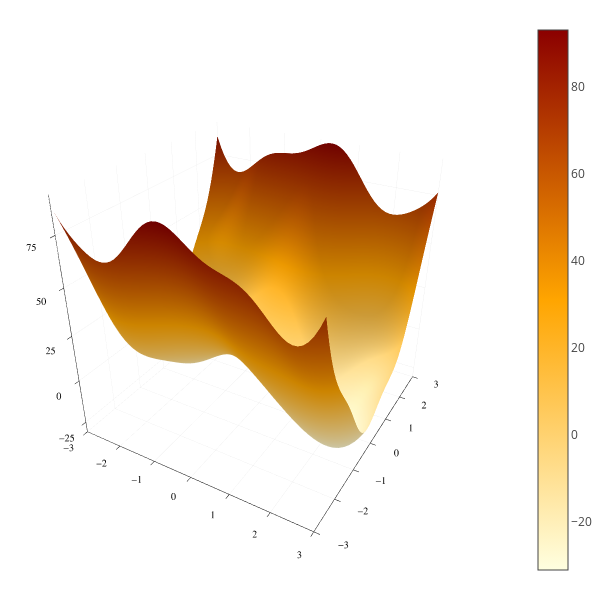

The cell this chart's notebook holds for it:
### Code cell
default(size=(600,600), fc=:heat)
x, y = -3.0:0.1:3.0, -3.0:0.1:3.0
z = Surface((x,y)->f([x,y]), x, y)
surface(x,y,z)

### Figure 1 — Plotly figure (JSON) as saved in the notebook; plotly's stock layout.template omitted (floating-point values rounded to 4 significant figures; data arrays with more than 128 entries replaced by an {"elided": "..."} marker saying what was removed)
{"data": [{"colorbar": {"title": ""}, "colorscale": [[0, "rgba(255, 255, 224, 1.000)"], [0.5, "rgba(255, 165, 0, 1.000)"], [1, "rgba(139, 0, 0, 1.000)"]], "hoverinfo": "none", "name": "y1", "opacity": null, "showlegend": false, "showscale": true, "type": "surface", "x": [-3, -2.9, -2.8, -2.7, -2.6, -2.5, -2.4, -2.3, -2.2, -2.1, -2, -1.9, -1.8, -1.7, -1.6, -1.5, -1.4, -1.3, -1.2, -1.1, -1, -0.9, -0.8, -0.7, -0.6, -0.5, -0.4, -0.3, -0.2, -0.1, 0, 0.1, 0.2, 0.3, 0.4, 0.5, 0.6, 0.7, 0.8, 0.9, 1, 1.1, 1.2, 1.3, 1.4, 1.5, 1.6, 1.7, 1.8, 1.9, 2, 2.1, 2.2, 2.3, 2.4, 2.5, 2.6, 2.7, 2.8, 2.9, 3], "xaxis": "x1", "y": [-3, -2.9, -2.8, -2.7, -2.6, -2.5, -2.4, -2.3, -2.2, -2.1, -2, -1.9, -1.8, -1.7, -1.6, -1.5, -1.4, -1.3, -1.2, -1.1, -1, -0.9, -0.8, -0.7, -0.6, -0.5, -0.4, -0.3, -0.2, -0.1, 0, 0.1, 0.2, 0.3, 0.4, 0.5, 0.6, 0.7, 0.8, 0.9, 1, 1.1, 1.2, 1.3, 1.4, 1.5, 1.6, 1.7, 1.8, 1.9, 2, 2.1, 2.2, 2.3, 2.4, 2.5, 2.6, 2.7, 2.8, 2.9, 3], "yaxis": "y1", "z": {"elided": "61x61 float values"}, "zmax": 92.95, "zmin": -31.16}], "layout": {"annotations": [], "height": 600, "legend": {"bgcolor": "rgba(255, 255, 255, 1.000)", "bordercolor": "rgba(0, 0, 0, 1.000)", "borderwidth": 1, "font": {"color": "rgba(0, 0, 0, 1.000)", "family": "sans-serif", "size": 11}, "tracegroupgap": 0, "traceorder": "normal", "x": 1, "xanchor": "auto", "y": 1, "yanchor": "auto"}, "margin": {"b": 20, "l": 0, "r": 0, "t": 20}, "paper_bgcolor": "rgba(255, 255, 255, 1.000)", "plot_bgcolor": "rgba(255, 255, 255, 1.000)", "scene": {"camera": {"eye": {"x": 1.126, "y": -1.95, "z": 1.3}}, "xaxis": {"anchor": "y1", "domain": [0.03619, 0.9934], "gridcolor": "rgba(0, 0, 0, 0.100)", "gridwidth": 0.5, "linecolor": "rgba(0, 0, 0, 1.000)", "mirror": false, "range": [-3, 3], "showgrid": true, "showline": true, "showticklabels": true, "tickangle": 0, "tickcolor": "rgb(0, 0, 0)", "tickfont": {"color": "rgba(0, 0, 0, 1.000)", "family": "sans-serif", "size": 11}, "tickmode": "array", "ticks": "inside", "ticktext": ["−3", "−2", "−1", "0", "1", "2", "3"], "tickvals": [-3, -2, -1, 0, 1, 2, 3], "title": "", "titlefont": {"color": "rgba(0, 0, 0, 1.000)", "family": "sans-serif", "size": 15}, "type": "-", "visible": true, "zeroline": false, "zerolinecolor": "rgba(0, 0, 0, 1.000)"}, "yaxis": {"anchor": "x1", "domain": [0.02508, 0.9934], "gridcolor": "rgba(0, 0, 0, 0.100)", "gridwidth": 0.5, "linecolor": "rgba(0, 0, 0, 1.000)", "mirror": false, "range": [-3, 3], "showgrid": true, "showline": true, "showticklabels": true, "tickangle": 0, "tickcolor": "rgb(0, 0, 0)", "tickfont": {"color": "rgba(0, 0, 0, 1.000)", "family": "sans-serif", "size": 11}, "tickmode": "array", "ticks": "inside", "ticktext": ["−3", "−2", "−1", "0", "1", "2", "3"], "tickvals": [-3, -2, -1, 0, 1, 2, 3], "title": "", "titlefont": {"color": "rgba(0, 0, 0, 1.000)", "family": "sans-serif", "size": 15}, "type": "-", "visible": true, "zeroline": false, "zerolinecolor": "rgba(0, 0, 0, 1.000)"}, "zaxis": {"gridcolor": "rgba(0, 0, 0, 0.100)", "gridwidth": 0.5, "linecolor": "rgba(0, 0, 0, 1.000)", "mirror": false, "range": [-31.16, 92.95], "showgrid": true, "showline": true, "showticklabels": true, "tickangle": 0, "tickcolor": "rgb(0, 0, 0)", "tickfont": {"color": "rgba(0, 0, 0, 1.000)", "family": "sans-serif", "size": 11}, "tickmode": "array", "ticks": "inside", "ticktext": ["−25", "0", "25", "50", "75"], "tickvals": [-25, 0, 25, 50, 75], "title": "", "titlefont": {"color": "rgba(0, 0, 0, 1.000)", "family": "sans-serif", "size": 15}, "type": "-", "visible": true, "zeroline": false, "zerolinecolor": "rgba(0, 0, 0, 1.000)"}}, "showlegend": true, "width": 600}}
